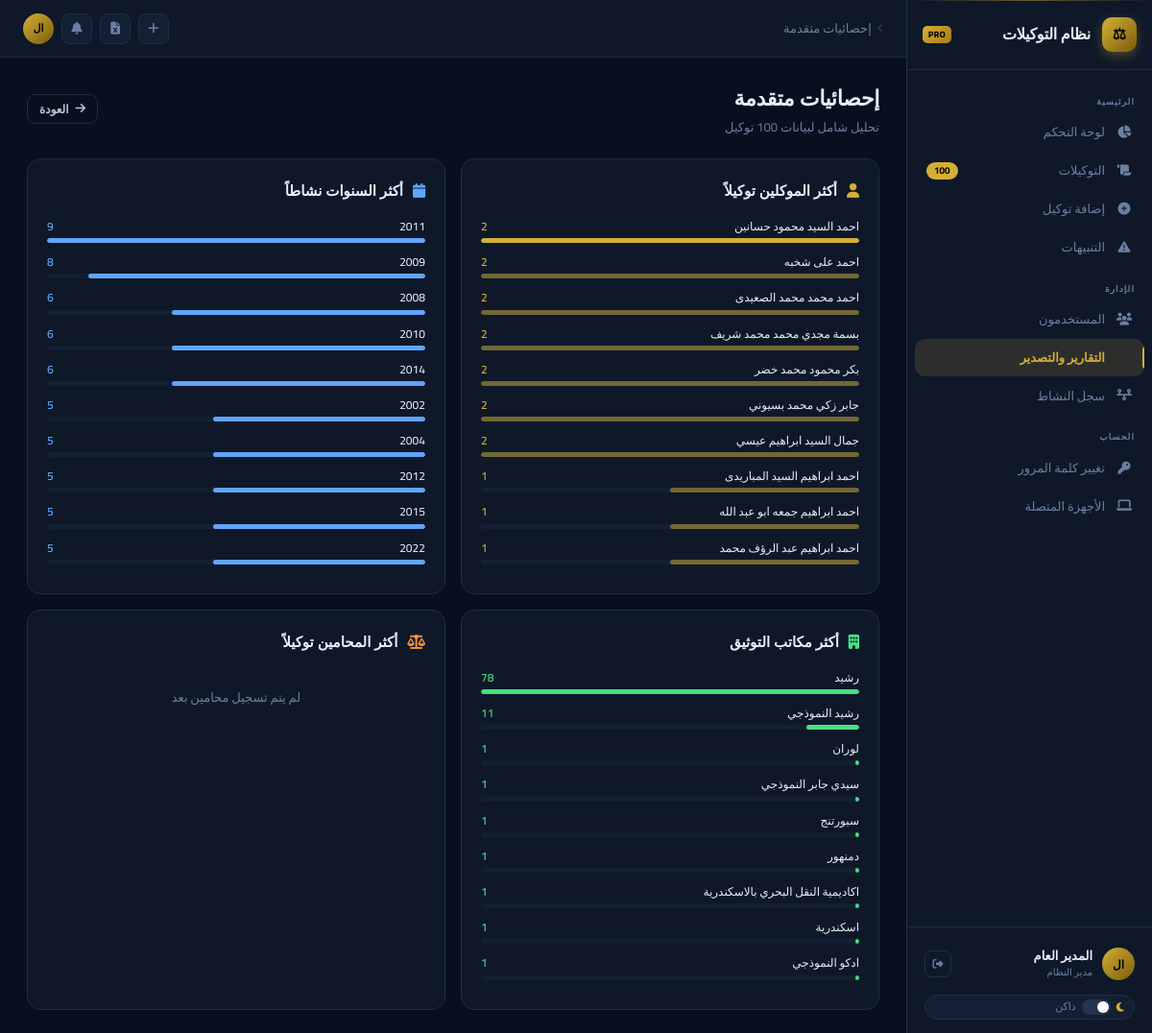
/reports/stats (signed in), run on the app's committed database.
### app/models.py (models this page shows, shortened)
class User(UserMixin, db.Model):
    __tablename__ = "users"
    id              = db.Column(db.Integer, primary_key=True)
    username        = db.Column(db.String(64),  unique=True, nullable=False, index=True)
    full_name       = db.Column(db.String(128), nullable=False)
    email           = db.Column(db.String(128), unique=True, nullable=False)
    password_hash   = db.Column(db.String(256), nullable=False)
    role            = db.Column(db.String(20),  nullable=False, default="employee")
    is_active       = db.Column(db.Boolean, default=True, nullable=False)
    avatar_filename = db.Column(db.String(256), nullable=True)
    created_at      = db.Column(db.DateTime, default=datetime.utcnow)
    last_login      = db.Column(db.DateTime, nullable=True)
    poas_created    = db.relationship("PowerOfAttorney", backref="created_by_user", lazy="dynamic", foreign_keys="PowerOfAttorney.created_by")
    poas_updated    = db.relationship("PowerOfAttorney", backref="updated_by_user", lazy="dynamic", foreign_keys="PowerOfAttorney.updated_by")
    activity_logs   = db.relationship("ActivityLog",     backref="user", lazy="dynamic")
    notifications   = db.relationship("Notification",    backref="user", lazy="dynamic", foreign_keys="Notification.user_id")
    sessions        = db.relationship("UserSession",     backref="user", lazy="dynamic")
    @property
    def is_admin(self): return self.role == "admin"

class Client(db.Model):
    __tablename__ = "clients"
    id          = db.Column(db.Integer, primary_key=True)
    poa_id      = db.Column(db.Integer, db.ForeignKey("powers_of_attorney.id"), nullable=False, index=True)
    is_primary  = db.Column(db.Boolean, default=True, nullable=False)
    full_name   = db.Column(db.String(256), nullable=False, index=True)
    national_id = db.Column(db.String(20),  nullable=True)
    phone       = db.Column(db.String(30),  nullable=True)
    address     = db.Column(db.String(512), nullable=True)

class PowerOfAttorney(db.Model):
    __tablename__ = "powers_of_attorney"
    id                       = db.Column(db.Integer, primary_key=True)
    office_number            = db.Column(db.Integer,     nullable=False, unique=True, index=True)
    poa_number               = db.Column(db.String(50),  nullable=False, index=True)
    poa_title                = db.Column(db.String(256), nullable=False)
    letter                   = db.Column(db.String(10),  nullable=True)
    year                     = db.Column(db.Integer,     nullable=True, index=True)
    notary_office            = db.Column(db.String(128), nullable=True)
    status                   = db.Column(db.String(30),  nullable=False, default="ساري", index=True)
    expiry_date              = db.Column(db.Date,        nullable=True)
    activation_status        = db.Column(db.String(20),  nullable=False, default="مفعل")
    lawyer_name              = db.Column(db.String(256), nullable=True)
    attachment_filename      = db.Column(db.String(256), nullable=True)
    attachment_original_name = db.Column(db.String(256), nullable=True)
    notes                    = db.Column(db.Text,        nullable=True)
    created_by               = db.Column(db.Integer, db.ForeignKey("users.id"), nullable=True)
    updated_by               = db.Column(db.Integer, db.ForeignKey("users.id"), nullable=True)
    created_at               = db.Column(db.DateTime, default=datetime.utcnow)
    updated_at               = db.Column(db.DateTime, default=datetime.utcnow, onupdate=datetime.utcnow)
    is_deleted               = db.Column(db.Boolean, default=False, nullable=False)
    clients = db.relationship("Client", backref="poa", lazy="dynamic", cascade="all, delete-orphan", foreign_keys="Client.poa_id")

### app/routes/reports.py (the view)
@reports_bp.route("/stats")
@login_required
def stats():
    from sqlalchemy import func
    from datetime import date, timedelta
    top_clients = db.session.query(
        Client.full_name, func.count(Client.id).label("cnt")
    ).join(PowerOfAttorney).filter(
        PowerOfAttorney.is_deleted == False
    ).group_by(Client.full_name).order_by(func.count(Client.id).desc()).limit(10).all()
    top_years = db.session.query(
        PowerOfAttorney.year, func.count(PowerOfAttorney.id).label("cnt")
    ).filter(
        PowerOfAttorney.is_deleted == False,
        PowerOfAttorney.year != None
    ).group_by(PowerOfAttorney.year).order_by(func.count(PowerOfAttorney.id).desc()).limit(10).all()
    top_notary = db.session.query(
        PowerOfAttorney.notary_office, func.count(PowerOfAttorney.id).label("cnt")
    ).filter(
        PowerOfAttorney.is_deleted == False,
        PowerOfAttorney.notary_office != None
    ).group_by(PowerOfAttorney.notary_office).order_by(func.count(PowerOfAttorney.id).desc()).limit(10).all()
    top_lawyers = db.session.query(
        PowerOfAttorney.lawyer_name, func.count(PowerOfAttorney.id).label("cnt")
    ).filter(
        PowerOfAttorney.is_deleted == False,
        PowerOfAttorney.lawyer_name != None
    ).group_by(PowerOfAttorney.lawyer_name).order_by(func.count(PowerOfAttorney.id).desc()).limit(10).all()
    expiring_30 = PowerOfAttorney.query.filter(
        PowerOfAttorney.is_deleted == False,
        PowerOfAttorney.expiry_date != None,
        PowerOfAttorney.expiry_date <= date.today() + timedelta(days=30),
        PowerOfAttorney.expiry_date >= date.today(),
    ).count()
    total = PowerOfAttorney.query.filter_by(is_deleted=False).count()
    return render_template("reports/stats.html",
        top_clients=top_clients, top_years=top_years,
        top_notary=top_notary, top_lawyers=top_lawyers,
        expiring_30=expiring_30, total=total)

### app/templates/reports/stats.html (shortened to what this page needs)
{% extends "base.html" %}
{% block breadcrumb %}إحصائيات متقدمة{% endblock %}
{% block content %}
<div class="page-header">
  <div>
    <div class="page-title">إحصائيات متقدمة</div>
    <div class="page-sub">تحليل شامل لبيانات {{ total }} توكيل</div>
  </div>
  <a href="{{ url_for('reports.index') }}" class="btn btn-outline btn-sm"><i class="fas fa-arrow-right"></i> العودة</a>
</div>
<div class="grid-2">
  <div class="card">
    <div class="section-header">
      <div class="section-title"><i class="fas fa-user" style="color:var(--gold);margin-left:6px;"></i> أكثر الموكلين توكيلاً</div>
    </div>
    {% set max_c = top_clients[0][1] if top_clients else 1 %}
    {% for name, cnt in top_clients %}
    <div style="margin-bottom:10px;">
      <div style="display:flex;justify-content:space-between;font-size:12px;margin-bottom:3px;">
        <span style="font-weight:500;">{{ name }}</span>
        <span style="color:var(--gold);font-weight:600;">{{ cnt }}</span>
      </div>
      <div class="progress-bar">
        <div class="progress-fill" style="width:{{ (cnt/max_c*100)|round }}%;background:{% if loop.first %}var(--gold){% else %}rgba(212,175,55,.5){% endif %};"></div>
      </div>
    </div>
    {% endfor %}
  </div>
  <div class="card">
    <div class="section-header">
      <div class="section-title"><i class="fas fa-calendar" style="color:var(--info);margin-left:6px;"></i> أكثر السنوات نشاطاً</div>
    </div>
    {% set max_y = top_years[0][1] if top_years else 1 %}
    {% for year, cnt in top_years %}
    <div style="margin-bottom:10px;">
      <div style="display:flex;justify-content:space-between;font-size:12px;margin-bottom:3px;">
        <span style="font-weight:500;">{{ year }}</span>
        <span style="color:var(--info);font-weight:600;">{{ cnt }}</span>
      </div>
      <div class="progress-bar">
        <div class="progress-fill" style="width:{{ (cnt/max_y*100)|round }}%;background:var(--info);"></div>
      </div>
    </div>
    {% endfor %}
  </div>
  <div class="card">
    <div class="section-header">
      <div class="section-title"><i class="fas fa-building" style="color:var(--success);margin-left:6px;"></i> أكثر مكاتب التوثيق</div>
    </div>
    {% set max_n = top_notary[0][1] if top_notary else 1 %}
    {% for office, cnt in top_notary %}
    <div style="margin-bottom:10px;">
      <div style="display:flex;justify-content:space-between;font-size:12px;margin-bottom:3px;">
        <span style="font-weight:500;">{{ office }}</span>
        <span style="color:var(--success);font-weight:600;">{{ cnt }}</span>
      </div>
      <div class="progress-bar">
        <div class="progress-fill" style="width:{{ (cnt/max_n*100)|round }}%;background:var(--success);"></div>
      </div>
    </div>
    {% endfor %}
  </div>
  <div class="card">
    <div class="section-header">
      <div class="section-title"><i class="fas fa-scale-balanced" style="color:var(--warn);margin-left:6px;"></i> أكثر المحامين توكيلاً</div>
    </div>
    {% if top_lawyers %}
    {% set max_l = top_lawyers[0][1] if top_lawyers else 1 %}
    {% for lawyer, cnt in top_lawyers %}
    <div style="margin-bottom:10px;">
      <div style="display:flex;justify-content:space-between;font-size:12px;margin-bottom:3px;">
        <span style="font-weight:500;">{{ lawyer }}</span>
        <span style="color:var(--warn);font-weight:600;">{{ cnt }}</span>
      </div>
      <div class="progress-bar">
        <div class="progress-fill" style="width:{{ (cnt/max_l*100)|round }}%;background:var(--warn);"></div>
      </div>
    </div>
    {% endfor %}
    {% else %}
    <div style="text-align:center;color:var(--muted);padding:20px;font-size:13px;">لم يتم تسجيل محامين بعد</div>
    {% endif %}
  </div>
</div>
{% endblock %}

### app/templates/base.html (shortened to what this page needs)
<!DOCTYPE html>
<html lang="ar" dir="rtl" data-theme="dark">
<head>
<link rel="stylesheet" href="https://cdnjs.cloudflare.com/ajax/libs/font-awesome/6.5.0/css/all.min.css"/>
</head>
<body>
{% if current_user.is_authenticated %}
<div class="app-shell">
  <aside class="sidebar">
    <div class="sidebar-logo">
      <div class="logo-icon">⚖</div>
      <div><div class="logo-text">نظام التوكيلات</div></div>
      <div class="logo-badge">PRO</div>
    </div>
    <nav class="sidebar-nav">
      <div class="nav-section">الرئيسية</div>
      <a href="{{ url_for('dashboard.index') }}" class="nav-item {% if request.endpoint=='dashboard.index' %}active{% endif %}">
        <i class="icon fas fa-chart-pie"></i><span>لوحة التحكم</span>
      </a>
      <a href="{{ url_for('poa.index') }}" class="nav-item {% if request.endpoint in ['poa.index','poa.view'] %}active{% endif %}">
        <i class="icon fas fa-scroll"></i><span>التوكيلات</span>
        <span class="nav-badge" id="sidebarPoaCount">—</span>
      </a>
      <a href="{{ url_for('poa.create') }}" class="nav-item {% if request.endpoint=='poa.create' %}active{% endif %}">
        <i class="icon fas fa-circle-plus"></i><span>إضافة توكيل</span>
      </a>
      <a href="{{ url_for('poa.expiring') }}" class="nav-item {% if request.endpoint=='poa.expiring' %}active{% endif %}">
        <i class="icon fas fa-triangle-exclamation"></i><span>التنبيهات</span>
      </a>
      {% if current_user.is_admin %}
      <div class="nav-section">الإدارة</div>
      <a href="{{ url_for('users.index') }}" class="nav-item {% if request.endpoint in ['users.index','users.create','users.edit'] %}active{% endif %}">
        <i class="icon fas fa-users"></i><span>المستخدمون</span>
      </a>
      <a href="{{ url_for('reports.index') }}" class="nav-item {% if request.endpoint and request.endpoint.startswith('reports') %}active{% endif %}">
        <i class="icon fas fa-file-chart-column"></i><span>التقارير والتصدير</span>
      </a>
      <a href="{{ url_for('activity.index') }}" class="nav-item {% if request.endpoint=='activity.index' %}active{% endif %}">
        <i class="icon fas fa-timeline"></i><span>سجل النشاط</span>
      </a>
      {% endif %}
      <div class="nav-section">الحساب</div>
      <a href="{{ url_for('users.change_password') }}" class="nav-item {% if request.endpoint=='users.change_password' %}active{% endif %}">
        <i class="icon fas fa-key"></i><span>تغيير كلمة المرور</span>
      </a>
      <a href="{{ url_for('sessions.index') }}" class="nav-item {% if request.endpoint=='sessions.index' %}active{% endif %}">
        <i class="icon fas fa-laptop"></i><span>الأجهزة المتصلة</span>
      </a>
    </nav>
    <div class="sidebar-footer">
      <div class="user-card">
        {% if current_user.avatar_filename %}
        <div class="avatar" style="width:34px;height:34px;">
          <img src="{{ url_for('users.serve_avatar', filename=current_user.avatar_filename) }}" style="width:100%;height:100%;object-fit:cover;" alt="{{ current_user.full_name }}"/>
        </div>
        {% else %}
        <div class="avatar" style="width:34px;height:34px;font-size:12px;">{{ current_user.full_name[:2] }}</div>
        {% endif %}
        <div class="user-info">
          <div class="name">{{ current_user.full_name }}</div>
          <div class="role">{{ 'مدير النظام' if current_user.is_admin else 'موظف' }}</div>
        </div>
        <div class="user-actions">
          <a href="{{ url_for('auth.logout') }}" class="icon-btn" title="خروج"><i class="fas fa-right-from-bracket"></i></a>
        </div>
      </div>
      <div style="padding:6px 10px 2px;">
        <div class="theme-toggle" onclick="cycleTheme()" id="themeToggleBtn">
          <i class="fas fa-moon" id="themeIcon" style="font-size:11px;color:var(--gold);"></i>
          <div class="t-track" id="tTrack"><div class="t-thumb"></div></div>
          <span id="themeLabel" style="font-size:11px;">داكن</span>
        </div>
      </div>
    </div>
  </aside>
  <div class="main">
    <header class="topbar">
      <div class="breadcrumb">
        <i class="fas fa-angle-left" style="font-size:10px;opacity:.4;"></i>
        <span>{% block breadcrumb %}الرئيسية{% endblock %}</span>
      </div>
      <div class="topbar-actions">
        <a href="{{ url_for('poa.create') }}" class="tb-btn {% if request.endpoint=='poa.create' %}active{% endif %}" title="إضافة توكيل"><i class="fas fa-plus"></i></a>
        {% if current_user.is_admin %}
        <a href="{{ url_for('reports.index') }}" class="tb-btn {% if request.endpoint=='reports.index' %}active{% endif %}" title="التقارير"><i class="fas fa-file-excel"></i></a>
        {% endif %}
        <div style="position:relative;">
          <button class="tb-btn" id="notifBell" onclick="toggleNotifPanel()" title="الإشعارات">
            <i class="fas fa-bell"></i>
          </button>
        </div>
        {% if current_user.avatar_filename %}
        <div class="avatar" style="width:32px;height:32px;cursor:default;" title="{{ current_user.full_name }}">
          <img src="{{ url_for('users.serve_avatar', filename=current_user.avatar_filename) }}" style="width:100%;height:100%;object-fit:cover;" alt=""/>
        </div>
        {% else %}
        <div class="avatar" style="width:32px;height:32px;font-size:11px;cursor:default;" title="{{ current_user.full_name }}">{{ current_user.full_name[:2] }}</div>
        {% endif %}
      </div>
    </header>
    <div class="content page-enter">
      {% block content %}{% endblock %}
    </div>
  </div>
</div>
{% else %}{% block auth_content %}{% endblock %}{% endif %}
</body>
</html>

### data on the page
User: full_name "ال", full_name "المدير العام", role "مدير النظام", is_active True (drawn)
Client: full_name "احمد محمد محمد الصعيدى", cnt "2", {{ (cnt/max_c*100)|round }} 100.0 (drawn)
Client: full_name "احمد ابراهيم السيد المباريدى", is_primary "1", {{ (cnt/max_c*100)|round }} 50.0 (drawn)
Client: full_name "احمد ابراهيم جمعه ابو عبد الله", is_primary "1", {{ (cnt/max_c*100)|round }} 50.0 (drawn)
Client: full_name "احمد ابراهيم عبد الرؤف محمد", is_primary "1", {{ (cnt/max_c*100)|round }} 50.0 (drawn)
PowerOfAttorney: notary_office "رشيد", cnt "78", {{ (cnt/max_n*100)|round }} 100.0 (drawn)
PowerOfAttorney: notary_office "لوران", cnt "1", {{ (cnt/max_n*100)|round }} 1.0 (drawn)
PowerOfAttorney: notary_office "سيدي جابر النموذجي", cnt "1", {{ (cnt/max_n*100)|round }} 1.0 (drawn)
PowerOfAttorney: notary_office "سبورتنج", cnt "1", {{ (cnt/max_n*100)|round }} 1.0 (drawn)
PowerOfAttorney: notary_office "دمنهور", cnt "1", {{ (cnt/max_n*100)|round }} 1.0 (drawn)
PowerOfAttorney: notary_office "اكاديمية النقل البحري بالاسكندرية", cnt "1", {{ (cnt/max_n*100)|round }} 1.0 (drawn)
PowerOfAttorney: notary_office "اسكندرية", cnt "1", {{ (cnt/max_n*100)|round }} 1.0 (drawn)
PowerOfAttorney: notary_office "ادكو النموذجي", cnt "1", {{ (cnt/max_n*100)|round }} 1.0 (drawn)

### other printed values
{{ name }} "احمد السيد محمود حسانين" "احمد على شخبه" "بسمة مجدي محمد محمد شريف" "بكر محمود محمد خضر" "جابر زكي محمد بسيوني" "جمال السيد ابراهيم عيسي"
{{ cnt }} "2" "2" "2" "2" "2" "2"
{{ year }} "2011" "2009" "2008" "2010" "2014" "2002" "2004" "2012" "2015" "2022"
{{ cnt }} "9" "8" "6" "6" "6" "5" "5" "5" "5" "5"
{{ office }} "رشيد النموذجي"
{{ cnt }} "11"
